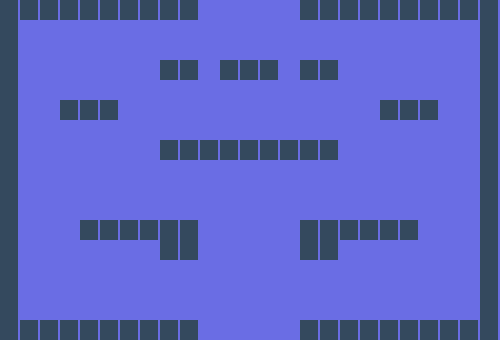

This game map was drawn from its Tiled (.tmx) file and the tilesets committed beside it. A one-line description and the full map source follow:
An orthogonal 25x17 tile map with 20x20 px tiles, 1 tile layer (Tile Layer 1).

<map version="1.0" orientation="orthogonal" renderorder="right-down" width="25" height="17" tilewidth="20" tileheight="20" backgroundcolor="#6a6de4" nextobjectid="1">
 <tileset firstgid="1" name="tileset" tilewidth="18" tileheight="20">
  <image source="tileset.png" width="40" height="20" />
 </tileset>
 <layer name="Tile Layer 1" width="25" height="17">
  <data encoding="csv">
1,1,1,1,1,1,1,1,1,1,0,0,0,0,0,1,1,1,1,1,1,1,1,1,1,
1,0,0,0,0,0,0,0,0,0,0,0,0,0,0,0,0,0,0,0,0,0,0,0,1,
1,0,0,0,0,0,0,0,0,0,0,0,0,0,0,0,0,0,0,0,0,0,0,0,1,
1,0,0,0,0,0,0,0,1,1,0,1,1,1,0,1,1,0,0,0,0,0,0,0,1,
1,0,0,0,0,0,0,0,0,0,0,0,0,0,0,0,0,0,0,0,0,0,0,0,1,
1,0,0,1,1,1,0,0,0,0,0,0,0,0,0,0,0,0,0,1,1,1,0,0,1,
1,0,0,0,0,0,0,0,0,0,0,0,0,0,0,0,0,0,0,0,0,0,0,0,1,
1,0,0,0,0,0,0,0,1,1,1,1,1,1,1,1,1,0,0,0,0,0,0,0,1,
1,0,0,0,0,0,0,0,0,0,0,0,0,0,0,0,0,0,0,0,0,0,0,0,1,
1,0,0,0,0,0,0,0,0,0,0,0,0,0,0,0,0,0,0,0,0,0,0,0,1,
1,0,0,0,0,0,0,0,0,0,0,0,0,0,0,0,0,0,0,0,0,0,0,0,1,
1,0,0,0,1,1,1,1,1,1,0,0,0,0,0,1,1,1,1,1,1,0,0,0,1,
1,0,0,0,0,0,0,0,1,1,0,0,0,0,0,1,1,0,0,0,0,0,0,0,1,
1,0,0,0,0,0,0,0,0,0,0,0,0,0,0,0,0,0,0,0,0,0,0,0,1,
1,0,0,0,0,0,0,0,0,0,0,0,0,0,0,0,0,0,0,0,0,0,0,0,1,
1,0,0,0,0,0,0,0,0,0,0,0,0,0,0,0,0,0,0,0,0,0,0,0,1,
1,1,1,1,1,1,1,1,1,1,0,0,0,0,0,1,1,1,1,1,1,1,1,1,1
</data>
 </layer>
</map>
